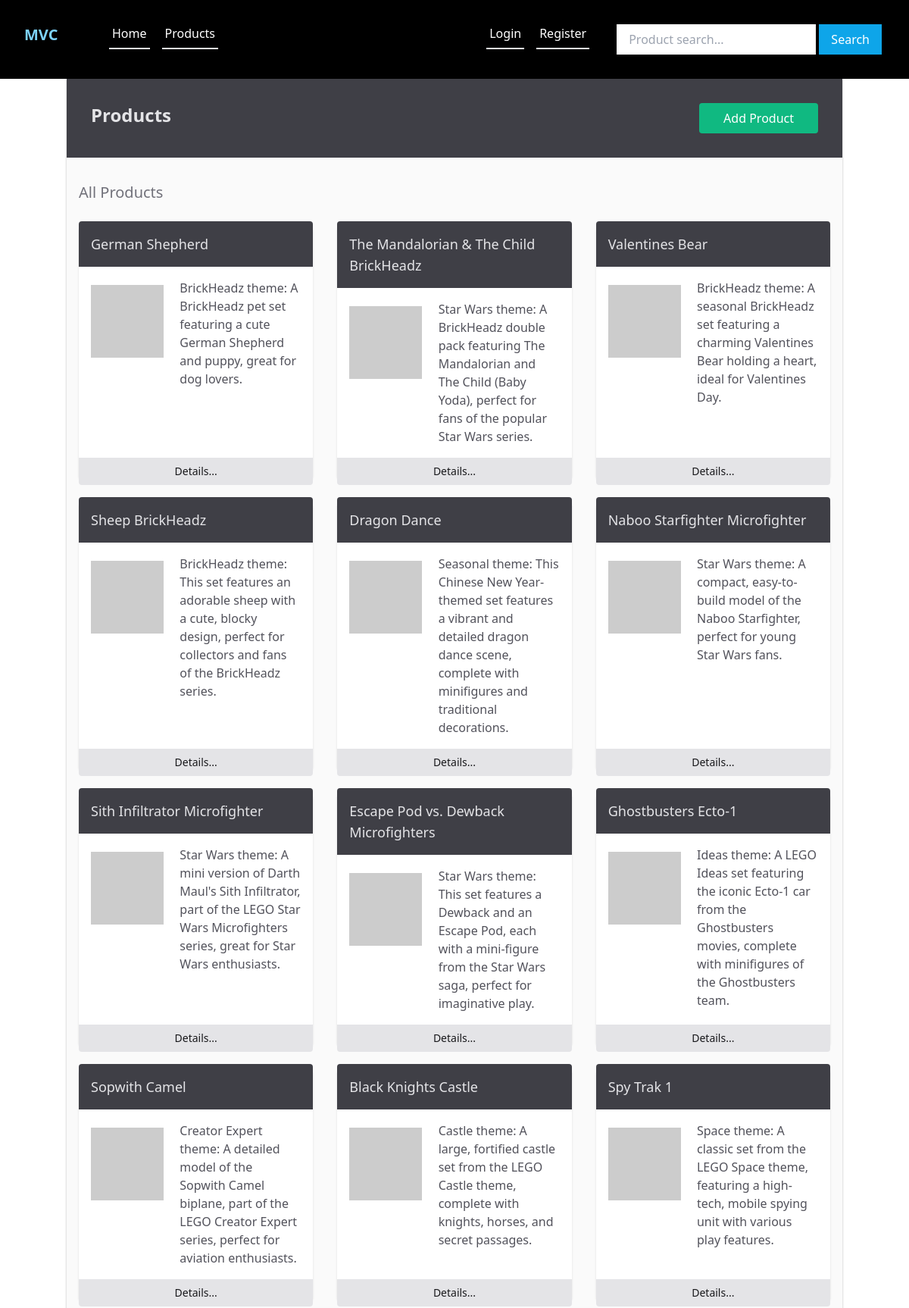
/products (upper part), run on an earlier commit of the app's database.
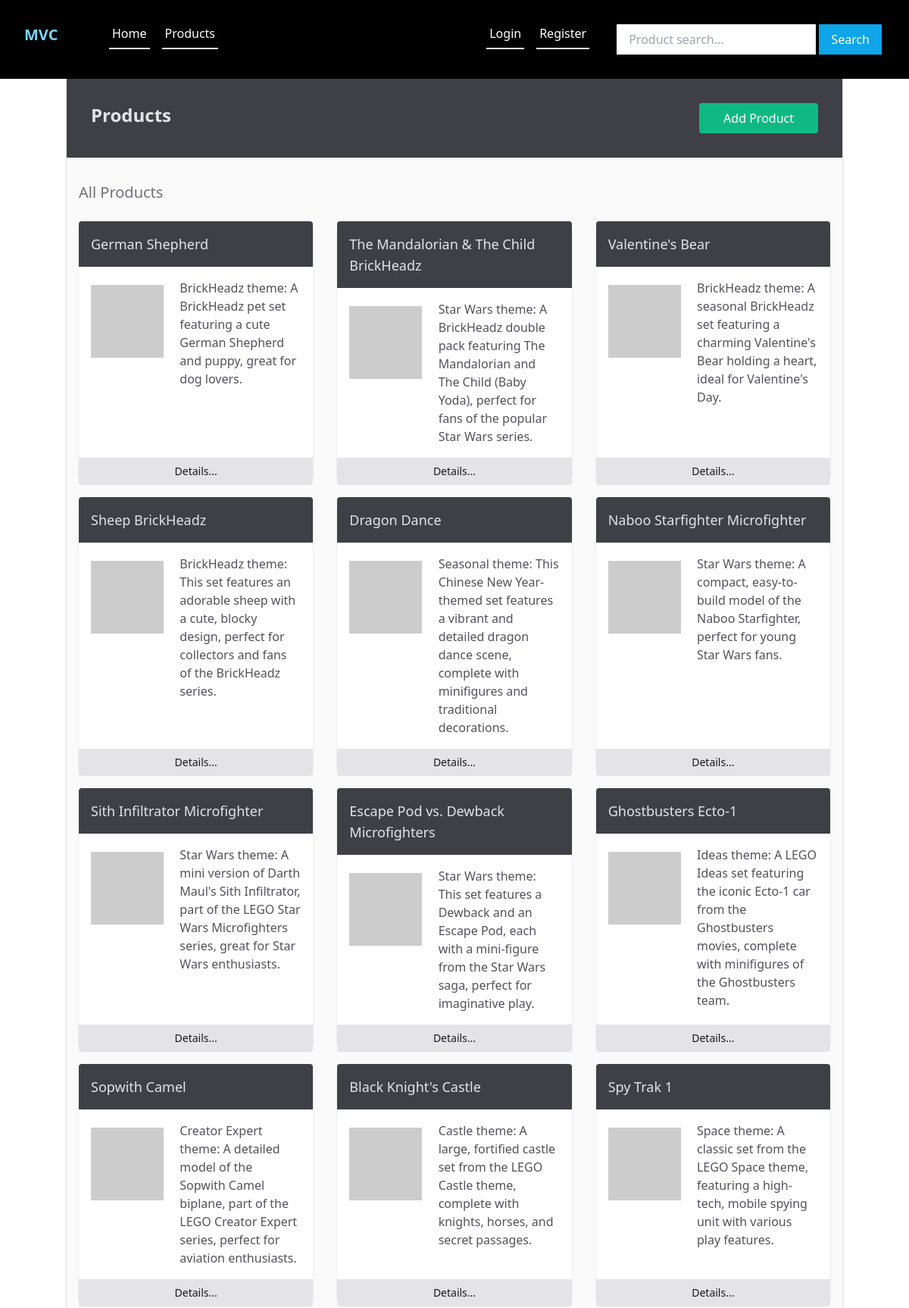
And on a later commit of the database.
### tables this page shows
CREATE TABLE IF NOT EXISTS `products`
(
    `id`          bigint unsigned NOT NULL AUTO_INCREMENT,
    `user_id`     bigint unsigned      DEFAULT 10,
    `name`        varchar(255)    NOT NULL,
    `description` text,
    `price`       int                  DEFAULT NULL,
    `created_at`  timestamp       NULL DEFAULT CURRENT_TIMESTAMP,
    PRIMARY KEY (`id`)
);

### App/Controllers/ProductController.php (called while the page is built, shortened)
<?php
class ProductController
{
    protected $db;
    public function __construct()
    {
        $config = require basePath('config/db.php');
        $this->db = new Database($config);
    }
    public function index()
    {
        $products = $this->db->query("SELECT * FROM products ORDER BY created_at DESC")->fetchAll();
        loadView('products/index', [
            'products' => $products
        ]);
    }
}

### public/index.php (called while the page is built, shortened)
<?php
require '../helpers.php';
$router = new Router();
$uri = parse_url($_SERVER['REQUEST_URI'], PHP_URL_PATH);
$router->route($uri);

### Framework/Session.php (called while the page is built, shortened)
<?php
class Session
{
    public static function has($key)
    {
        return isset($_SESSION[$key]);
    }
}

### Framework/middleware/Authorise.php (called while the page is built, shortened)
<?php
class Authorise
{
    public function isAuthenticated()
    {
        return Session::has('user');
    }
}

### Framework/Database.php (called while the page is built, shortened)
<?php
class Database
{
    public $conn;
    public function __construct($config)
    {
        $dsn = "mysql:host={$config['host']};port={$config['port']};dbname={$config['dbname']}";
        $options = [
            PDO::ATTR_ERRMODE => PDO::ERRMODE_EXCEPTION,
            PDO::ATTR_DEFAULT_FETCH_MODE => PDO::FETCH_OBJ
        ];
        try {
            $this->conn = new PDO($dsn, $config['username'], $config['password'], $options);
        } catch (PDOException $e) {
            throw new Exception("Database connection failed: {$e->getMessage()}");
        }
    }
    public function query($query, $params = [])
    {
        try {
            $sth = $this->conn->prepare($query);
            $sth->execute();
            return $sth;
        } catch (PDOException $e) {
            throw new Exception("Query failed to execute: {$e->getMessage()}");
        }
    }
}

### App/views/products/index.view.php (the view, shortened to what this page needs)
<?php
loadPartial("header");
loadPartial('navigation');
?>
<main class="container mx-auto bg-zinc-50 py-8 px-4 shadow shadow-black/25 rounded-b-lg flex flex-col flex-grow">
    <article>
        <header class="bg-zinc-700 text-zinc-200 -mx-4 -mt-8 p-8 mb-8 flex">
            <h1 class="grow text-2xl font-bold ">Products</h1>
            <p class="text-md flex-0 px-8 py-2 bg-emerald-500 hover:bg-emerald-600 text-white rounded transition ease-in-out duration-500">
                <a href="/products/create">Add Product</a>
            </p>
        </header>
        <section class="text-xl text-zinc-500 my-8">
            <?php if (isset($keywords)) : ?>
                <p>Search Results for: <?= htmlspecialchars($keywords) ?></p>
                <p><?= count($products ?? []) ?> product(s) found</p>
            <?php else : ?>
                <p>All Products</p>
            <?php endif; ?>
        </section>
        <section class="grid grid-cols-3 gap-8 ">
            <?php
            foreach ($products ?? [] as $product):
                ?>
                <article class="max-w-96 min-w-64 bg-white shadow rounded flex flex-col">
                    <header class="bg-zinc-700 text-zinc-200 text-lg p-4 -mt-2 mb-4 rounded-t flex-0">
                        <h4>
                            <?= $product->name ?>
                        </h4>
                    </header>
                    <section class="flex-grow grid grid-cols-5 px-4 py-0 gap-4">
                        <p class="col-span-2 p-0 pt-2">
                            <img class="w-24 h-24 " src="https://dummyimage.com/200x200/a1a1aa/fff&text=Image+Here"
                                 alt="">
                        </p>
                        <p class="col-span-3 text-zinc-600 p-0"><?= $product->description ?></p>
                    </section>
                    <a href="/products/<?= $product->id ?>"
                       class="w-full text-center text-sm text-zinc-900 font-medium
                        bg-zinc-200 hover:bg-zinc-300 block
                        py-2 mt-4 -mb-2 rounded-b
                        transition ease-in-out duration-500">
                        Details...
                    </a>
                </article>
            <?php
            endforeach
            ?>
        </section>
    </article>
</main>
<?php
require_once basePath("App/views/partials/footer.view.php");
?>

### Framework/Router.php (shortened to what this page needs)
<?php
class Router
{
    protected $routes = [];
    public function registerRoute($method, $uri, $action, $middleware = [])
    {
        list($controller, $controllerMethod) = explode('@', $action);
        $this->routes[] = [
            'method' => $method,
            'uri' => $uri,
            'controller' => $controller,
            'controllerMethod' => $controllerMethod,
            'middleware' => $middleware
        ];
    }
    public function route($uri)
    {
        $requestMethod = $_SERVER['REQUEST_METHOD'];
        foreach ($this->routes as $route) {
            $uriSegments = explode('/', trim($uri, '/'));
            $routeSegments = explode('/', trim($route['uri'], '/'));
            if (count($uriSegments) === count($routeSegments) && strtoupper($route['method'] === $requestMethod)) {
                $params = [];
                $match = true;
                for ($i = 0; $i < count($uriSegments); $i++) {
                    if ($routeSegments[$i] !== $uriSegments[$i] && !preg_match('/\{(.+?)\}/', $routeSegments[$i])) {
                        $match = false;
                        break;
                    }
                }
                if ($match) {
                    $controllerMethod = $route['controllerMethod'];
                    $controllerInstance = new $controller();
                    $controllerInstance->$controllerMethod($params);
                    return;
                }
            }
        }
    }
}

### helpers.php (shortened to what this page needs)
<?php
function basePath($path = '')
{
    return __DIR__ . '/' . $path;
}
function loadView($name, $data = [])
{
    $viewPath = basePath("App/views/{$name}.view.php");
    if (file_exists($viewPath)) {
        extract($data);
        require $viewPath;
    } else {
        echo "View '{$name} not found!'";
    }
}
function loadPartial($name, $data = [])
{
    $partialPath = basePath("App/views/partials/{$name}.view.php");
    if (file_exists($partialPath)) {
        extract($data);
        require $partialPath;
    } else {
        echo "Partial '{$name} not found!'";
    }
}

### App/views/partials/header.view.php (shortened to what this page needs)
<!doctype html>
<html lang="en">
<head>
    <link rel="stylesheet" href="/assets/css/site.css">
</head>
<body class="bg-white flex flex-col h-screen justify-between">

### App/views/partials/navigation.view.php (shortened to what this page needs)
<?php
$authenticated = new Authorise();
?>
<header class="bg-black text-white p-4 flex-grow-0 flex flex-row align-middle content-center">
    <h1 class="flex-0 w-32 text-xl p-4 ">
        <a href="#"
           class="py-4 px-4 -mx-4 -my-4 font-bold rounded text-sky-300 hover:text-sky-700 hover:bg-sky-300
                     transition ease-in-out duration-500">
            MVC
        </a>
    </h1>
    <nav class="flex flex-row gap-4 py-4 flex-grow">
        <p><a href="/"
              class="pb-2 px-1 text-text-zinc-700-200 hover:text-sky-300
                     border-0 border-b-2 hover:border-b-sky-500
                     transition ease-in-out duration-500">
                Home
            </a></p>
        <p><a href="/products"
              class="pb-2 px-1 text-text-zinc-700-200 hover:text-sky-300
                     border-0 border-b-2 hover:border-b-sky-500
                     transition ease-in-out duration-500">
                Products
            </a></p>
        <p class="flex-grow"></p>
        <?php
        if ($authenticated->isAuthenticated()):
            ?>
            <form method="POST" action="/auth/logout" class="">
                <button class="pb-2 px-1 text-text-zinc-700-200 hover:text-sky-300
                     border-0 border-b-2 hover:border-b-sky-500
                     transition ease-in-out duration-500">
                    <i class="fa fa-search"></i> Logout
                </button>
            </form>
        <?php
        else:
            ?>
            <p><a href="/auth/login"
                  class="pb-2 px-1 text-text-zinc-700-200 hover:text-sky-300
                     border-0 border-b-2 hover:border-b-sky-500
                     transition ease-in-out duration-500">
                    Login
                </a></p>
            <p><a href="/auth/register"
                  class="pb-2 px-1 text-text-zinc-700-200 hover:text-sky-300
                     border-0 border-b-2 hover:border-b-sky-500
                     transition ease-in-out duration-500">
                    Register
                </a></p>
        <?php
        endif;
        ?>
        <form method="GET" action="/products/search" class="block mx-5">
            <input type="text" name="keywords" placeholder="Product search..."
                   class="w-full md:w-auto px-4 py-2 focus:outline-none"/>
            <button class="w-full md:w-auto bg-sky-500 hover:bg-sky-600 text-white px-4 py-2 focus:outline-none transition ease-in-out duration-500">
                <i class="fa fa-search"></i> Search
            </button>
        </form>
    </nav>
</header>

### App/views/partials/footer.view.php (shortened to what this page needs)
</body>
</html>

What changed in the data, as far as the page shows it:
changed products: name "Valentines Bear" → "Valentine's Bear"; description "BrickHeadz theme: A seasonal BrickHeadz set featuring a charming Valentines Bear holding a heart, ideal for Valentines Day." → "BrickHeadz theme: A seasonal BrickHeadz set featuring a charming Valentine's Bear holding a heart, ideal for Valentine's Day."
changed products: name "Black Knights Castle" → "Black Knight's Castle"
